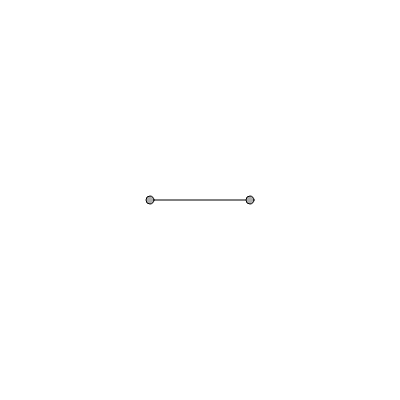
Frame 1 (no input)
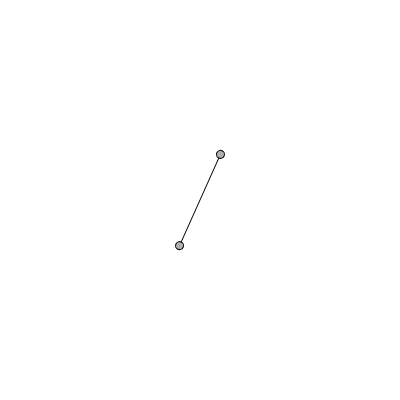
Frame 60 (no input)
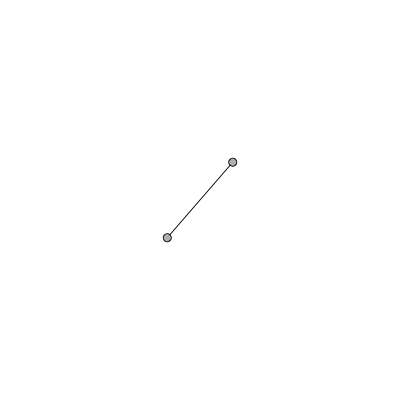
Frame 120 (the mouse pressed at the canvas centre since frame 60)

The p5.js sketch that drew these frames (run headless with seeded random() and noise() and a simulated clock; from frame 60 on, the mouse is pressed at the canvas centre):

// p5.js sketch
// ── sketch.js
var angle = 0
var aVelocity = 0
var aAcceleration = 0.01

function setup(){
    createCanvas(400,400)

}

function draw(){
    background(255)

    fill(175)
    stroke(0)
    rectMode(CENTER)
    translate(width/2,height/2)
    rotate(angle)
    line(-50,0,50,0)
    ellipse(-50,0,8,8)
    ellipse(50,0,8,8)

    aVelocity += aAcceleration
    angle += aVelocity

}
